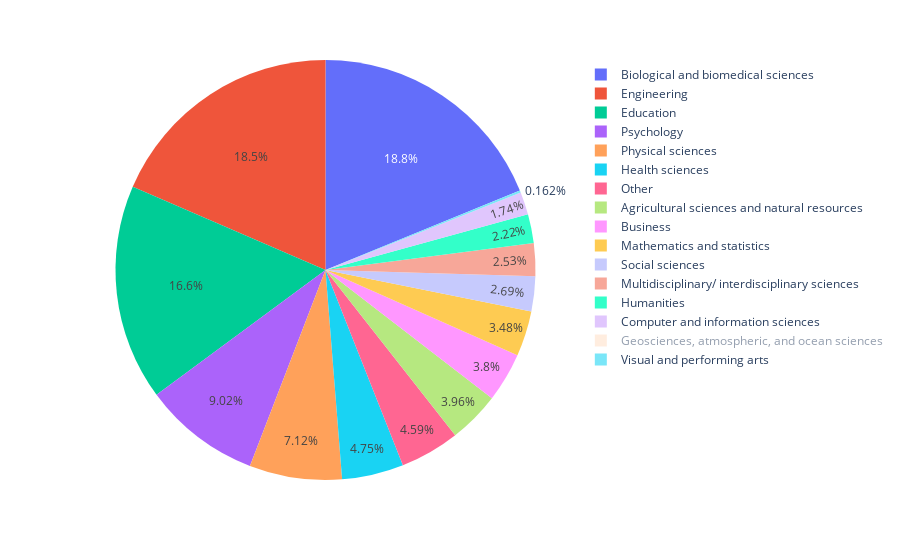

The cell this chart's notebook holds for it:
### Code cell
fig3 = px.pie(df7103, 'State or location', 'Alabama')
fig3.show()

### Figure 1 — Plotly figure (JSON) as saved in the notebook; plotly's stock layout.template omitted (floating-point values rounded to 4 significant figures)
{"data": [{"domain": {"x": [0, 1], "y": [0, 1]}, "hovertemplate": "State or location=%{label}<br>Alabama=%{value}<extra></extra>", "labels": ["Agricultural sciences and natural resources", "Biological and biomedical sciences", "Computer and information sciences", "Engineering", "Geosciences, atmospheric, and ocean sciences", "Health sciences", "Mathematics and statistics", "Multidisciplinary/ interdisciplinary sciences", "Physical sciences", "Psychology", "Social sciences", "Business", "Education", "Humanities", "Visual and performing arts", "Other"], "legendgroup": "", "name": "", "showlegend": true, "type": "pie", "values": [3.91, 18.59, 1.72, 18.28, 1.25, 4.69, 3.44, 2.5, 7.03, 8.91, 2.66, 3.75, 16.41, 2.19, 0.16, 4.53]}], "layout": {"autosize": true, "hiddenlabels": ["Geosciences, atmospheric, and ocean sciences"], "legend": {"tracegroupgap": 0}, "margin": {"t": 60}}}
